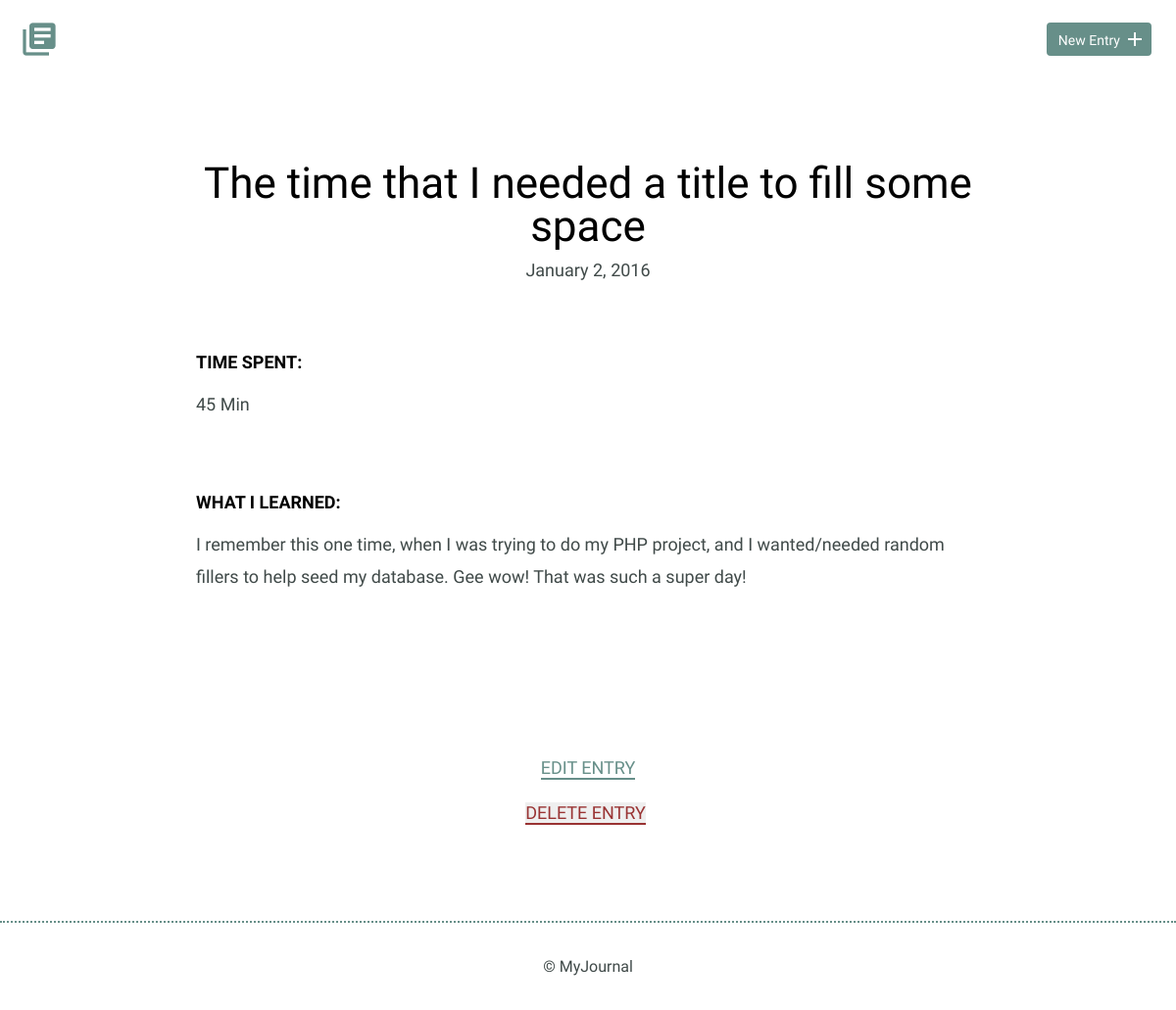
The app's page /detail.php?id=4 with its own data.
### tables this page shows
CREATE TABLE "entries" (
	`id`	INTEGER,
	`title`	TEXT,
	`date`	TEXT,
	`time_spent`	INTEGER,
	`learned`	BLOB,
	`resources`	BLOB,
	PRIMARY KEY(`id`)
);

### inc/connection.php (called while the page is built)
<?php
try {
  $db = new PDO('sqlite:' . __DIR__ . '/journal.db');
  $db->setAttribute(PDO::ATTR_ERRMODE, PDO::ERRMODE_EXCEPTION);
  return $db;
} catch (Exception $ex) {
  echo $ex->get_message();
  die();
}

### inc/functions.php (called while the page is built, shortened)
<?php
function get_entry($id) {
  include('connection.php');
  $sql = 'SELECT * FROM entries WHERE id = ?';
  try {
    $results = $db->prepare($sql);
    $results->bindValue(1, $id, PDO::PARAM_INT);
    $results->execute();
    return $results->fetch();
  } catch(Exception $ex) {
    echo $ex->get_message();
    return false;
  }
}

### detail.php (the view, shortened to what this page needs)
<?php
include('inc/functions.php');
include('inc/header.php');
if (isset($_GET['id'])) {
    $entry = get_entry(filter_input(INPUT_GET, 'id', FILTER_SANITIZE_NUMBER_INT));
} else {
    echo '<h2>No Journal Entry Selected</h2>';
    die();
}
?>
<section>
  <div class="container">
    <div class="entry-list single">
      <article>
        <h1><?php echo $entry['title'] ?></h1>
        <?php
        $date = date('F j, Y', strtotime($entry['date']));
        echo '<time datetime="' . $entry['date'] . '">' . $date . '</time>';
        ?>
        <div class="entry">
          <h3>Time Spent: </h3>
          <p><?php echo ucwords($entry['time_spent']) ?></p>
        </div>
        <div class="entry">
          <h3>What I Learned:</h3>
          <p>
          <?php echo $entry['learned'] ?>
          </p>
        </div>
      </article>
    </div>
  </div>
  <div class="edit">
    <p>
      <a href="entry.php?id=<?php echo $entry['id'] ?>">Edit Entry</a >
      <?php
      echo '<form action="entry.php" method="post">';
      echo '<input type="submit" value="DELETE ENTRY" name="delete" class="link" />';
      echo '</form>'
      ?>
    </p>
  </div>
</section>
<?php
include('inc/footer.php');
?>

### css/site.css (style rules this page uses)
body { font-size: 16px; color: #404a49; font-family: 'Cousine', serif; font-weight: 400; }
.container { margin: 0 auto; padding: 0 25px; }
h1, h2, h3 { margin: 0; font-weight: 400; line-height: 1em; color: #000; }
h1 { font-size: 44px; margin-bottom: 12px; }
h3 { font-size: 18px; font-family: 'Work Sans', serif; font-weight: 600; text-transform: uppercase; }
p { line-height: 1.8em; font-size: 18px; }
p a { border-bottom: 2px solid #678f89; padding: 0; color: #678f89; text-decoration: none; }
.entry-list, .edit-entry, .new-entry { max-width: 800px; margin: 0 auto; padding: 70px 0 150px 0; }
.entry-list article { margin-bottom: 70px; text-align: center; }
.entry-list article:last-child { margin-bottom: 0; }
.entry-list.single { padding-bottom: 70px; }
.entry-list.single time { font-size: 18px; }
.entry { max-width: 800px; margin: 75px auto 0 auto; text-align: left; }
.entry p { margin-bottom: 40px; }
.edit { padding-bottom: 80px; text-align: center; margin: 0 auto; }
.edit a { font-weight: 400; text-transform: uppercase; font-size: 18px; }
.link { border: none; border-bottom: 2px solid #933; padding: 0; color: #933; text-decoration: none; font-weight: 400; text-transform: uppercase; font-size: 18px; }
input[type=submit] { margin-right: 5px; }

### records on screen
entries: title "The time that I needed a title to fill some space", date "January 2, 2016", time_spent "45 Min", learned "I remember this one time, when I was trying to do my PHP project, and I wanted/needed random fillers to help seed my database. Gee wow! That was such a super day!"
